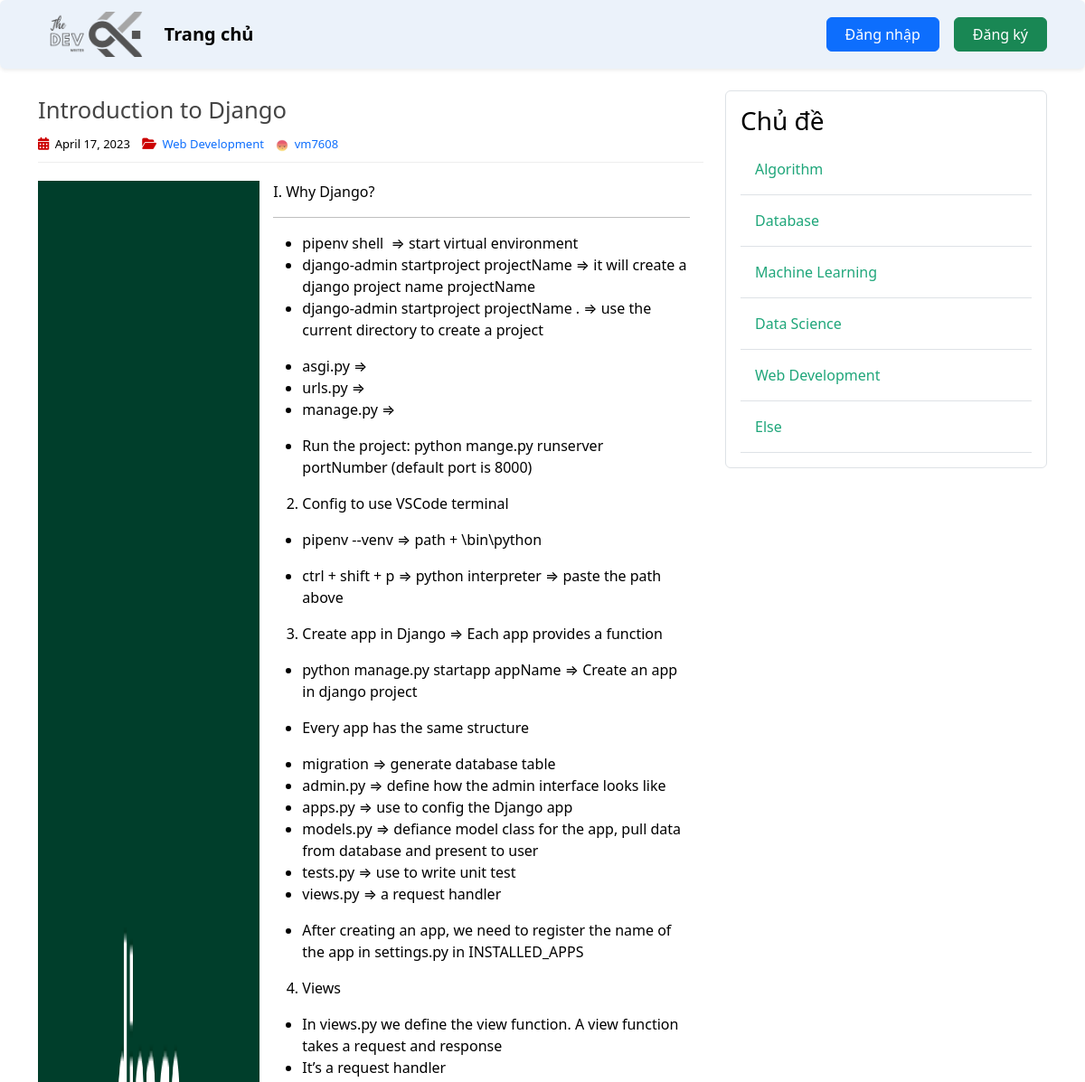
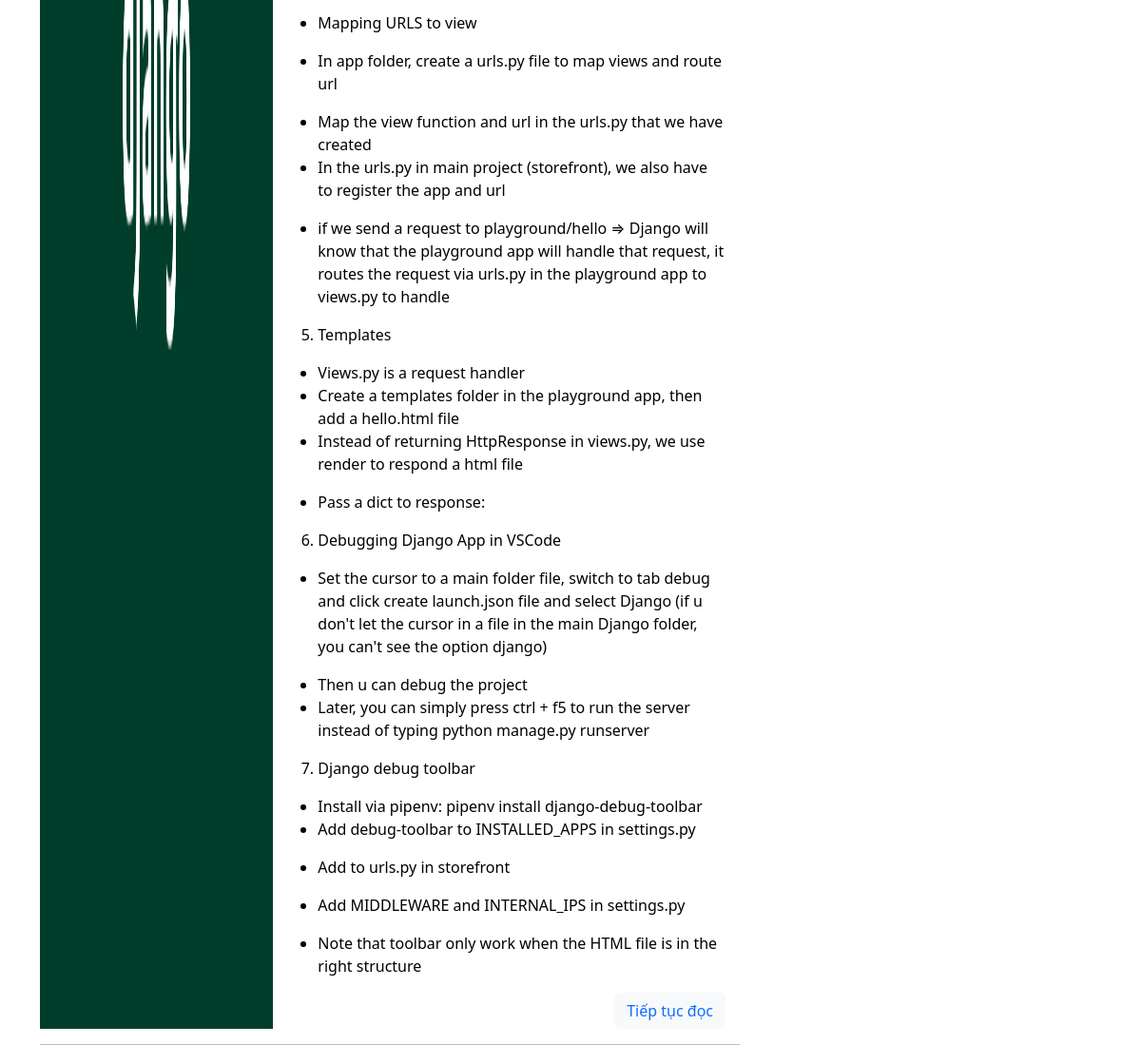
The page / on the database its author committed (2 pictures, top to bottom).
### post_app/models.py (models this page shows, shortened)
class Post(models.Model):
    title = models.CharField(max_length=256)
    content = RichTextField(blank=True, null=True)
    date_posted = models.DateTimeField(default=timezone.now)
    author = models.ForeignKey(User, on_delete=models.CASCADE)
    image = models.ImageField(
        default='post_default.jpg', upload_to='post_pics')
    topic = models.ForeignKey(
        Topic, on_delete=models.CASCADE, null=True, blank=False)

class Topic(models.Model):
    name = models.CharField(max_length=256)

### user_app/models.py (models this page shows, shortened)
class Profile(models.Model):
    user = models.OneToOneField(User, on_delete=models.CASCADE)
    avatar = models.ImageField(default='default.jpg', upload_to='profile_pics')

### post_app/views.py (the view)
# urls.py: path('', HomeListView.as_view(), name='home'),
class HomeListView(ListView):
    model = Post
    template_name = 'post/home.html'
    context_object_name = 'posts'
    ordering = ['-date_posted']
    paginate_by = 5
    queryset: Post.objects.all()
    def get_context_data(self, **kwargs):
        context = super(HomeListView, self).get_context_data(**kwargs)
        context['topics'] = Topic.objects.all()
        return context

### post_app/templates/post/home.html (shortened to what this page needs)
{% extends 'base.html' %}
{% load static %}
{% block post_content %}
<head>
    <link rel="stylesheet" type="text/css" href="{% static 'article/home.css' %}">
</head>
{% for post in posts %}
<article>
    <header>
        <h2>
            <a href="{% url 'post-detail' post.id %}" class="post-title">
                {{ post.title }}
            </a>
        </h2>
        <div class="entry-meta">
            <span>
                <i class="fa-solid fa-calendar-days"></i>
                {{ post.date_posted | date:"F d, Y" }}
            </span>
            <span>
                <i class="fa-solid fa-folder-open"></i>
                <a href="{% url 'topic-posts' post.topic.id %}" class="topic-link">
                    {{ post.topic.name }}
                </a>
            </span>
            <span>
                <img class="rounded-circle account-img" src="{{ post.author.profile.avatar.url }}" alt="account-image">
                <a href="{% url 'user-posts' post.author.username %}" class="ms-auto">{{ post.author }}</a>
            </span>
        </div>
    </header>
    <div class="entry-content">
        <img class="col-sm-4" src="{{ post.image.url }}" alt="image">
        <div class="post-content">
            <div class="truncate-content">
                {{ post.content|safe }}
            </div>
            <p>
                <button type="button" class="btn btn-light">
                    <a href="{% url 'post-detail' post.id %}">
                        Tiếp tục đọc
                    </a>
                </button>
            </p>
        </div>
    </div>
    <hr class="section-divider">
</article>
{% endfor%}
    {% endblock post_content %}
    {% block topic_content %}
    {% include 'topic/topic_sidebar.html' %}
    {% endblock topic_content %}

### templates/base.html (shortened to what this page needs)
{% load static %}
<!DOCTYPE html>
<html lang="en">
<head>
    <link href="https://cdn.jsdelivr.net/npm/bootstrap@5.2.0-beta1/dist/css/bootstrap.min.css" rel="stylesheet">
    <link rel="stylesheet" type="text/css" href="{% static 'css/main.css' %}">
    <link rel="stylesheet" href="https://cdnjs.cloudflare.com/ajax/libs/font-awesome/6.1.1/css/all.min.css" />
</head>
<body>
    <header>
        <nav class="navbar navbar-expand-md fixed-top navbar-light shadow-sm rounded">
            <div class="container">
                <a href="{% url 'home' %}" class="navbar-brand mr-4">
                    <img id="logo" src="{% static 'images/logo.png' %}" alt="logo">
                </a>
                <div class="collapse navbar-collapse">
                    <div class="navbar-nav">
                        <a href="{% url 'home' %}" class="nav-item nav-link fs-5 fw-bold">Trang chủ</a>
                    </div>
                    <div class="navbar-nav">
                        {% if user.is_authenticated %}
                            <div class="dropdown nav-item nav-link">
                                <div type="button" id="dropdownMenuButton1" data-bs-toggle="dropdown" aria-expanded="false">
                                    <span>{{ user.username }}</span>
                                    <img src="{{ user.profile.avatar.url }}" alt="avatar" class="rounded-circle navbar-avatar-img">
                                </div>
                                <ul class="dropdown-menu" aria-labelledby="dropdownMenuButton1">
                                    <li>
                                        <a class="dropdown-item" href="{% url 'profile' %}">
                                            <i class="fa-solid fa-user"></i>
                                            Hồ sơ
                                        </a>
                                    </li>
                                    <li class="divider"></li>
                                    <li>
                                        <a class="dropdown-item" href="{% url 'post-create' %}">
                                            <i class="fa-solid fa-file-circle-plus"></i>
                                            Đăng bài
                                        </a>
                                    </li>
                                    <li class="divider"></li>
                                    <li>
                                        <a class="dropdown-item" href="{% url 'logout' %}">
                                            <i class="fa-solid fa-arrow-right-from-bracket"></i>
                                            Đăng xuất
                                        </a>
                                    </li>
                                </ul>
                            </div>
                        {% else %}
                            <button type="button" class="btn btn-primary me-3">
                                <a href="{% url 'login' %}" class="nav-item nav-link text-login">Đăng nhập</a>
                            </button>
                            <button type="button" class="btn btn-success">
                                <a href="{% url 'register' %}" class="nav-item nav-link text-signup">Đăng ký</a>
                            </button>
                        {% endif %}
                    </div>
                </div>
            </div>
        </nav>
    </header>
    <main role="main" class="container">
        <div class="row">
            <div class="col-md-8">
                {% block post_content %}{% endblock %}
            </div>
            <div class="col-md-4">
                {% block topic_content %}{% endblock %}
            </div>
        </div>
    </main>
</html>

### post_app/templates/topic/topic_sidebar.html
<div class="content-section border p-3 rounded">
    <h3>Chủ đề</h3>
    {% for topic in topics %}
        <a href="{% url 'topic-posts' topic.id %}" class="topic-link">
            <div class="border-bottom w-100 p-3">
                {{topic.name}}
            </div>
        </a>
    {% endfor%}
</div>

### tech_forum/static/css/main.css (style rules this page uses)
body { color: #000; margin-top: 5rem; }
a, a:hover { text-decoration: none; }
header > nav { background-color: #EBF2FA !important; }
.navbar-expand-md .navbar-collapse { justify-content: space-between; }
.nav-item.nav-link { display: inline; color: #000; }
#logo { height: 50px; }
.text-login, .text-signup { color: white !important; }
main { margin-top: 100px; }

### post_app/static/article/home.css (style rules this page uses)
a, a:hover { text-decoration: none; }
article { margin-bottom: 20px; }
article header { border-bottom: 1px solid #eee; padding-bottom: 9px; }
.post-title { color: #444; font-size: 1.6rem; }
.entry-meta span { font-size: 13px; margin-right: 10px; }
.entry-meta i { font-size: 14px; margin-right: 3px; color: #cc0000; }
.account-img { height: 14px; width: 14px; margin-right: 3px; border: #cc0000; }
.truncate-content p:first-child { display: -webkit-box; -webkit-line-clamp: 6; -webkit-box-orient: vertical; overflow: hidden; text-overflow: ellipsis; margin-bottom: 0; text-align: justify; }
.entry-content { display: flex; flex-direction: row; margin-top: 20px; }
.post-content { display: flex; flex-direction: column; justify-content: space-between; align-items: flex-end; min-height: 1px; padding-right: 15px; padding-left: 15px; }
.post-content > * { margin-bottom: 0; }
.topic-link div { color: #1fa67a; }

### rows shown on the page
Post: title "Introduction to Django", date_posted "April 17, 2023", topic.name "Web Development", author.profile.avatar (picture), author "vm7608", image (picture), content "I. Why Django? pipenv shell ⇒ start virtual environment django-admin startproject projectName ⇒ it will create a django project name projectName django-admin startproject projectName . ⇒ use the current directory to create a project asgi.py ⇒ urls.py ⇒ manage.py ⇒ Run the project: python mange.py runserver portNumber (default port is 8000) Config to use VSCode terminal pipenv --venv ⇒ path + \\bin\\python ctrl + shift + p ⇒ python interpreter ⇒ paste the path above Create app in Django ⇒ Each app provides a function python manage.py startapp appName ⇒ Create an app in django project Every app has the same structure migration ⇒ generate database table admin.py ⇒ define how the admin interface…"
Topic: name "Algorithm"
Topic: name "Database"
Topic: name "Machine Learning"
Topic: name "Data Science"
Topic: name "Web Development"
Topic: name "Else"
